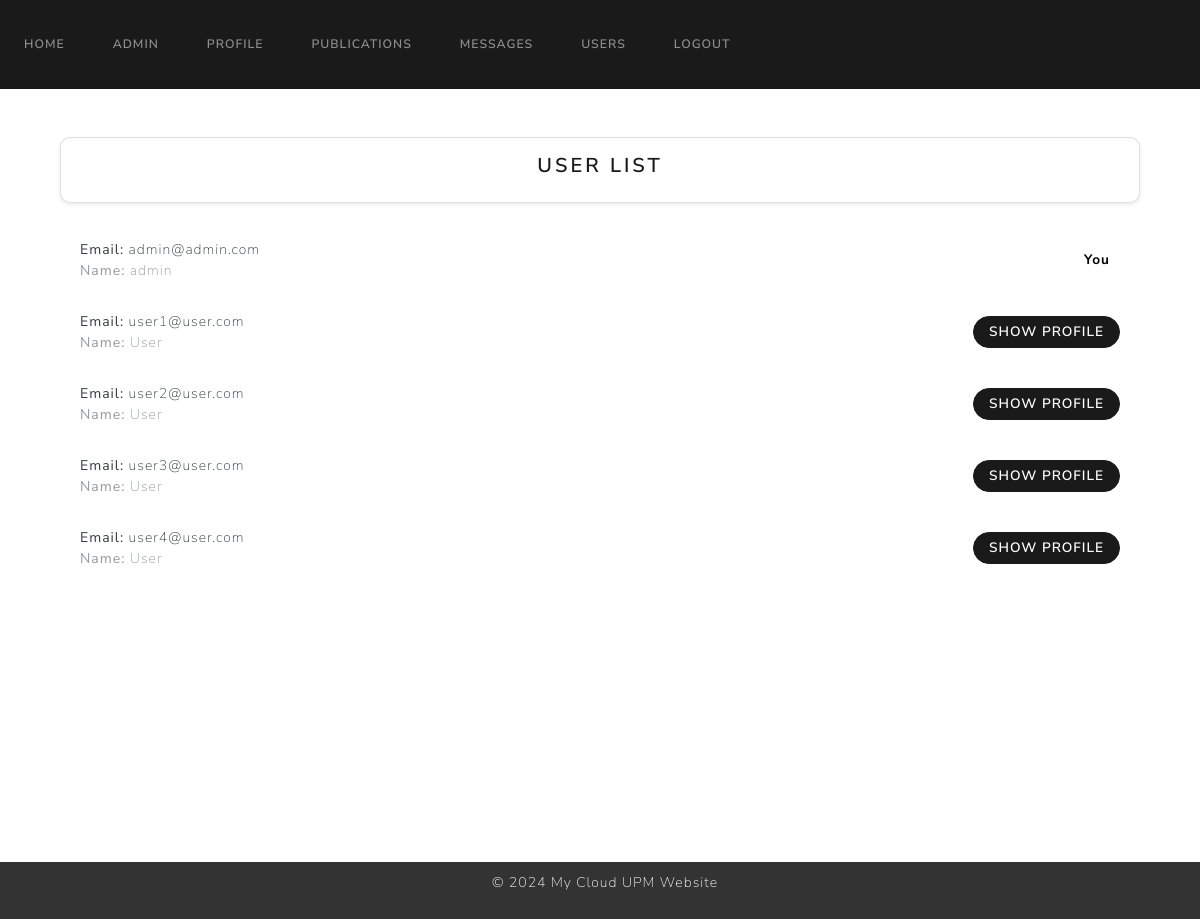
/userlist (signed in), run on an earlier commit of the app's database.
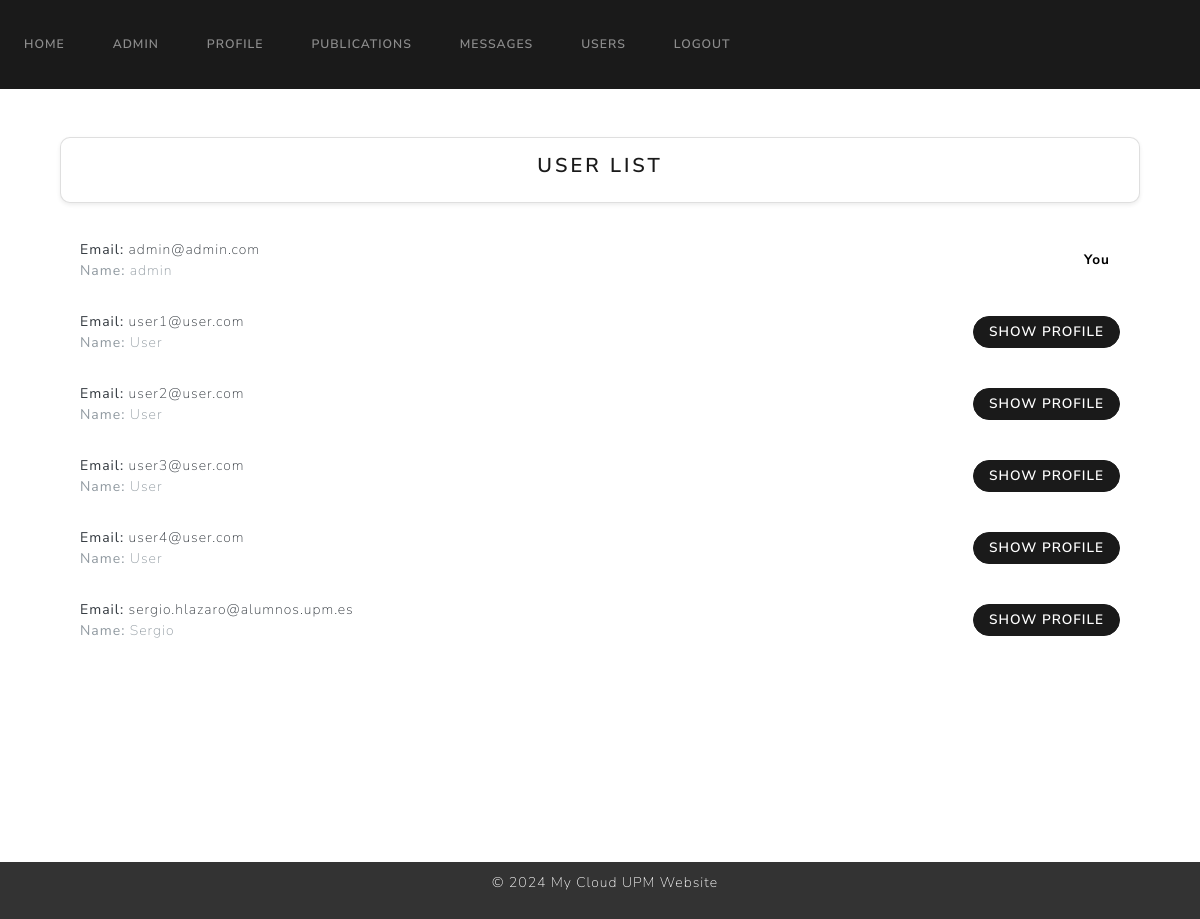
And on a later commit of the database.
### website/models.py (models this page shows)
class User(UserMixin, db.Model):
    id = db.Column(db.Integer, primary_key=True)
    name = db.Column(db.String(100), unique=False, nullable=False)
    surname = db.Column(db.String(100), unique=False, nullable=False)
    email = db.Column(db.String(100), unique=True, nullable=False)
    password = db.Column(db.String(100), nullable=False)
    bio = db.Column(db.Text, default="This is my bio.")  # Bio field
    role = db.Column(db.Integer, nullable=False, default=1)  # 0 para admin, 1 para usuario regular
    is_blocked = db.Column(db.Boolean, nullable=False, default=False)  # Nuevo campo para indicar si el usuario está bloqueado
    profile_pic = db.Column(db.String(150), default='default.jpg')
    twitter = db.Column(db.String(255), nullable=True)    # Twitter URL
    linkedin = db.Column(db.String(255), nullable=True)   # LinkedIn URL
    publications = db.relationship('Publication')
    login_records = db.relationship('LoginRecord')

### website/views.py (the view)
@views.route('/userlist')
@login_required
def userlist():
    users = User.query.all()
    return render_template("userlist.html", users=users, user=current_user)

### website/templates/userlist.html (shortened to what this page needs)
{% extends "base.html" %}
{% block content %}
<div class="container mt-5">
    <div class="card shadow-sm p-3">
        <h4 class="text-center">User List</h4>
    </div>
    <div class="mt-3" style="height: 700px; overflow-y: auto; padding: 5px;">
        <ul class="list-group list-group-flush" id="userlist">
            {% for user in users %}
            <li class="list-group-item d-flex justify-content-between align-items-center">
                <div>
                    <p class="text-dark mb-0"><strong>Email:</strong> {{ user.email }}</p>
                    {% if user.name %}
                    <p class="text-muted mb-0"><strong>Name:</strong> {{ user.name }}</p>
                    {% endif %}
                </div>
                {% if user.email != current_user.email %}
                <a href="{{ url_for('views.viewuser', email=user.email) }}" class="btn btn-sm btn-primary rounded-btn">Show Profile</a>
                {% else %}
                <span style="color: black;" class="badge bg-secondary">You</span>
                {% endif %}
            </li>
            {% endfor %}
        </ul>
    </div>
</div>
{% endblock %}

What changed in the data, as far as the page shows it:
added User: email "sergio.hlazaro@alumnos.upm.es", name "Sergio"
